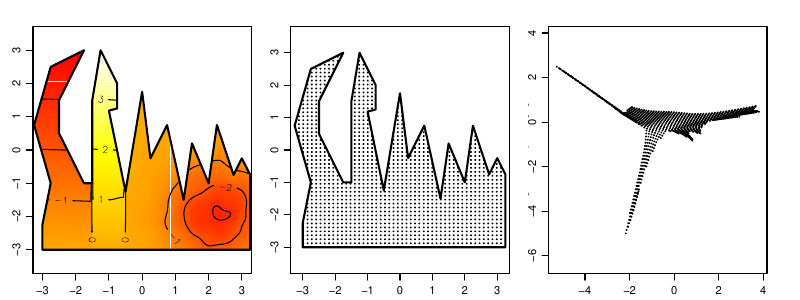

Write the R code that produced this figure.
# plot wt2

library(mgcv)
library(soap)
library(msg)


# plot three parts
# 1) image plot
# 2) point plot
# 3) point plot in MDS space

par(mfrow=c(1,3),mar=c(1,1.5,1,1.5),mgp=c(1.5,0.75,0),oma=c(1,1,1,1))


# load high resolution for image plot
bnd <- read.csv("wt2-bnd-HR.csv",header=TRUE)
wt2<-read.csv("wt2-surf-HR.csv",header=TRUE)


# 1 - image plot
wt2.mat<-matrix(wt2$z,100,100)
wt2.mat[wt2$inside==0]<-NA

axis.vals<-list(x=sort(unique(wt2$x)),y=sort(unique(wt2$y)))
image(axis.vals$x,axis.vals$y,wt2.mat,col=heat.colors(300),asp=1)
contour(axis.vals$x,axis.vals$y,wt2.mat,add=TRUE)
lines(bnd,lwd=2)


# low res for the MDS
bnd <- read.csv("wt2-bnd.csv",header=TRUE)
wt2<-read.csv("wt2-surf.csv",header=TRUE)

# 2 - point plot
wt2.pt<-data.frame(x=wt2$x[wt2$inside==1],y=wt2$y[wt2$inside==1])

plot(wt2.pt,cex=0.2,pch=19,asp=1)
lines(bnd,lwd=2)


# 3 - MDS space plot
D<-create_distance_matrix(wt2.pt$x,wt2.pt$y,bnd,faster=1)
grid.mds<-cmdscale(D,eig=TRUE,k=2,x.ret=TRUE)

plot(grid.mds$points,cex=0.2,pch=19,asp=1)

# copy out to eps
dev.copy2eps(file="wt2-plot.eps",width=8,height=3)
